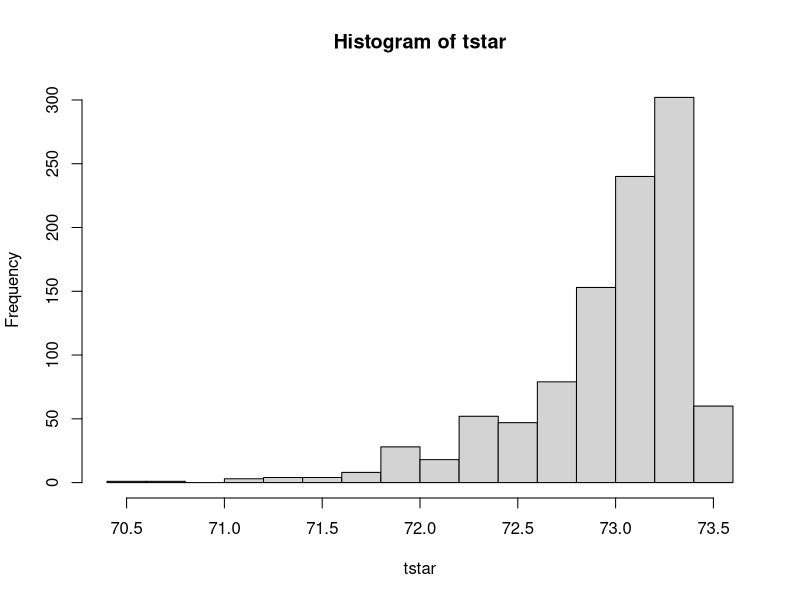

Here is the R script that generated this plot:
## ---- chunk 1
knitr::opts_chunk$set(echo = FALSE)
knitr::opts_chunk$set(fig.width=8, fig.height=4) 
## ---- chunk 2
nausea = read.table("nauseatable.txt", header = TRUE)
nausea
## ---- chunk 3
#We create a datafeam contains 2 columns: nausea, medicine
#Set patient suffered from nausea as 1, otherwise 0
nausea=c(rep(0,times=100), rep(1,times=52),rep(0, times=32), rep(1, times=35),rep(0, times=48), rep(1, times=37))

medicine=c(rep("Chlorpromazine", times=152),rep("Pentobarbital(100mg)", times=67),rep("Pentobarbital(150mg)", times=85))
newNausea = data.frame(nausea,medicine); newNausea
## ---- chunk 4
xtabs(~medicine+nausea, data = newNausea) 
## ---- chunk 5
#Permutation test
label_medic = factor(newNausea$medicine)
nausdata = data.frame(nausea=as.vector(newNausea$nausea), label_medic)

attach(nausdata)
mystat=function(x) sum(residuals(x)^2)
B=1000
tstar=numeric(B)
for(i in 1:B){
  treatstar = sample(label_medic)
  tstar[i] = mystat(lm(nausea~treatstar))
}
myt = mystat(lm(newNausea$nausea~newNausea$medicine))
hist(tstar)
myt
pl=sum(tstar<myt)/B
pr=sum(tstar>myt)/B
pl
## ---- chunk 6
#chisquare test
chisq.test(xtabs(~newNausea$medicine+newNausea$nausea))[[1]]
## ---- chunk 7
chisq.test(xtabs(~newNausea$medicine+newNausea$nausea))
